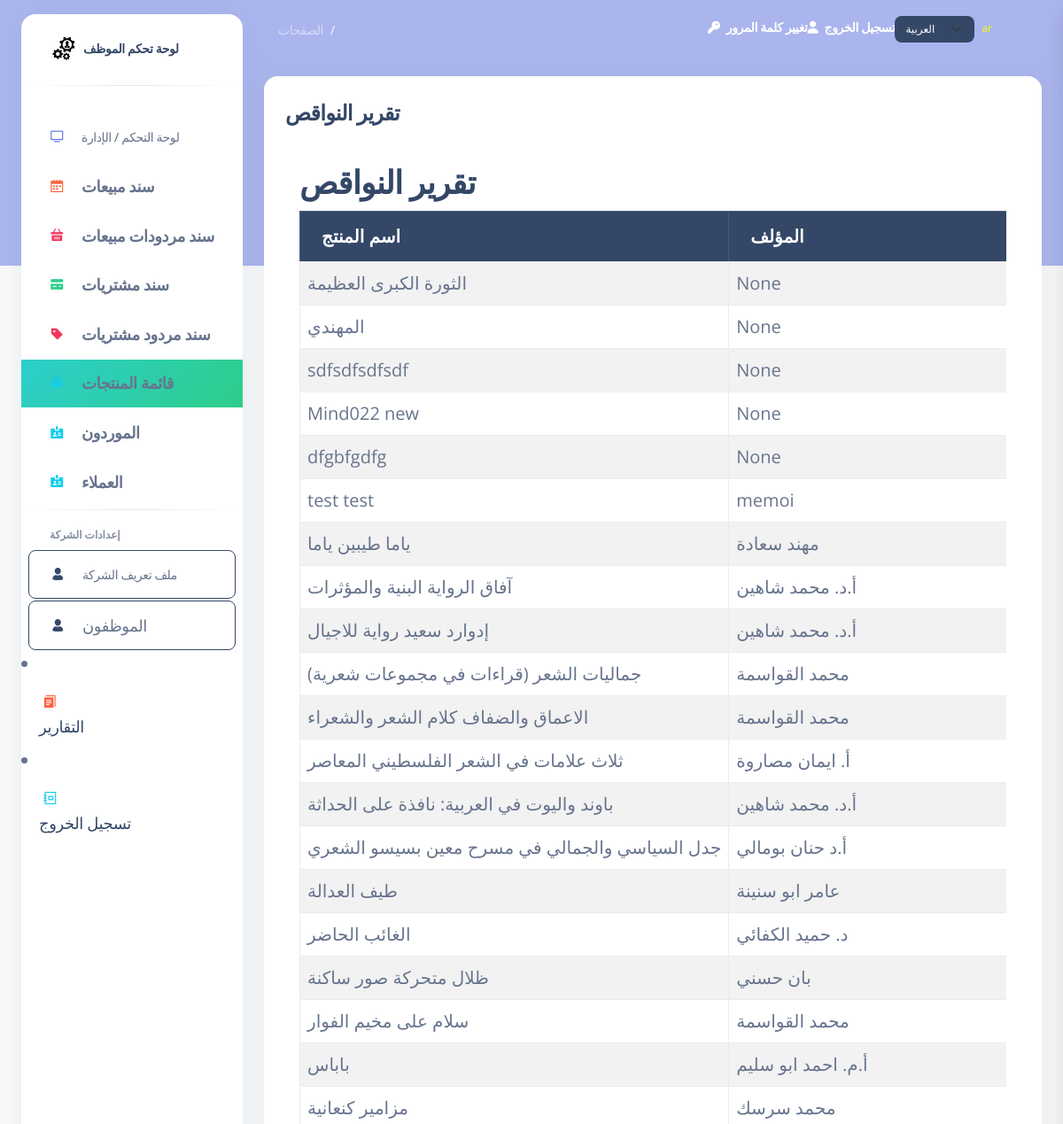
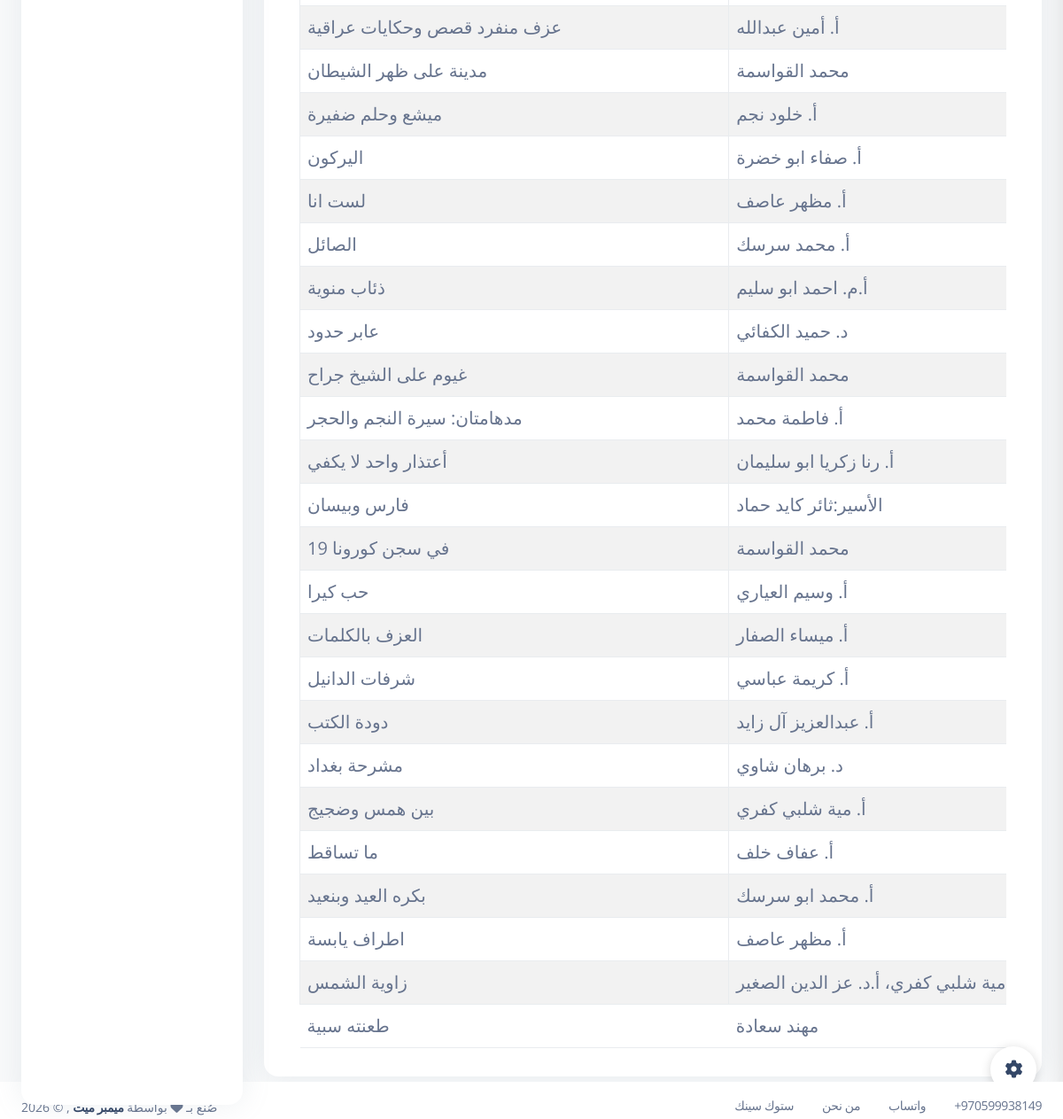
The app's page /empty_products_report/, older data (2 pictures, top to bottom).
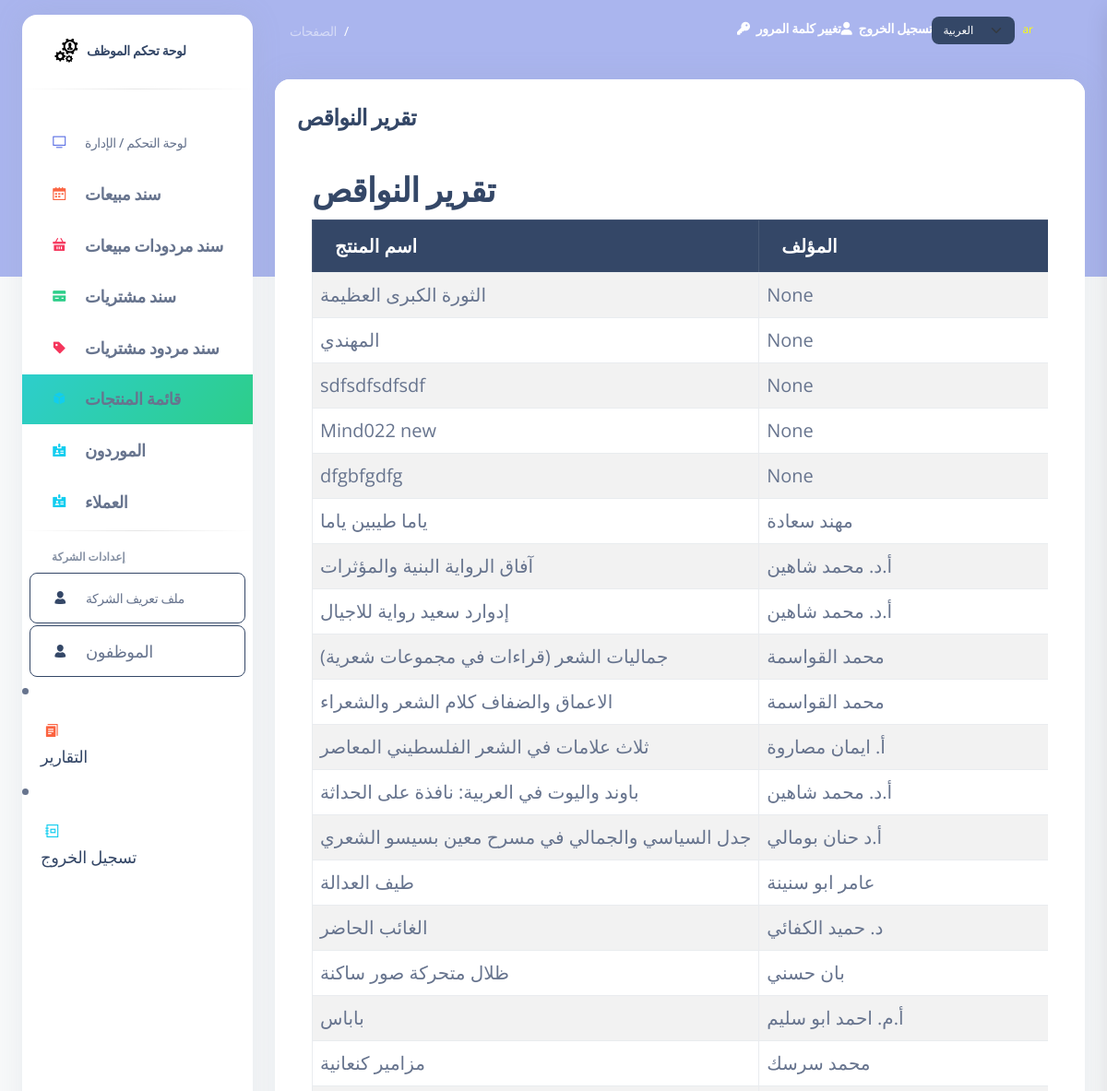
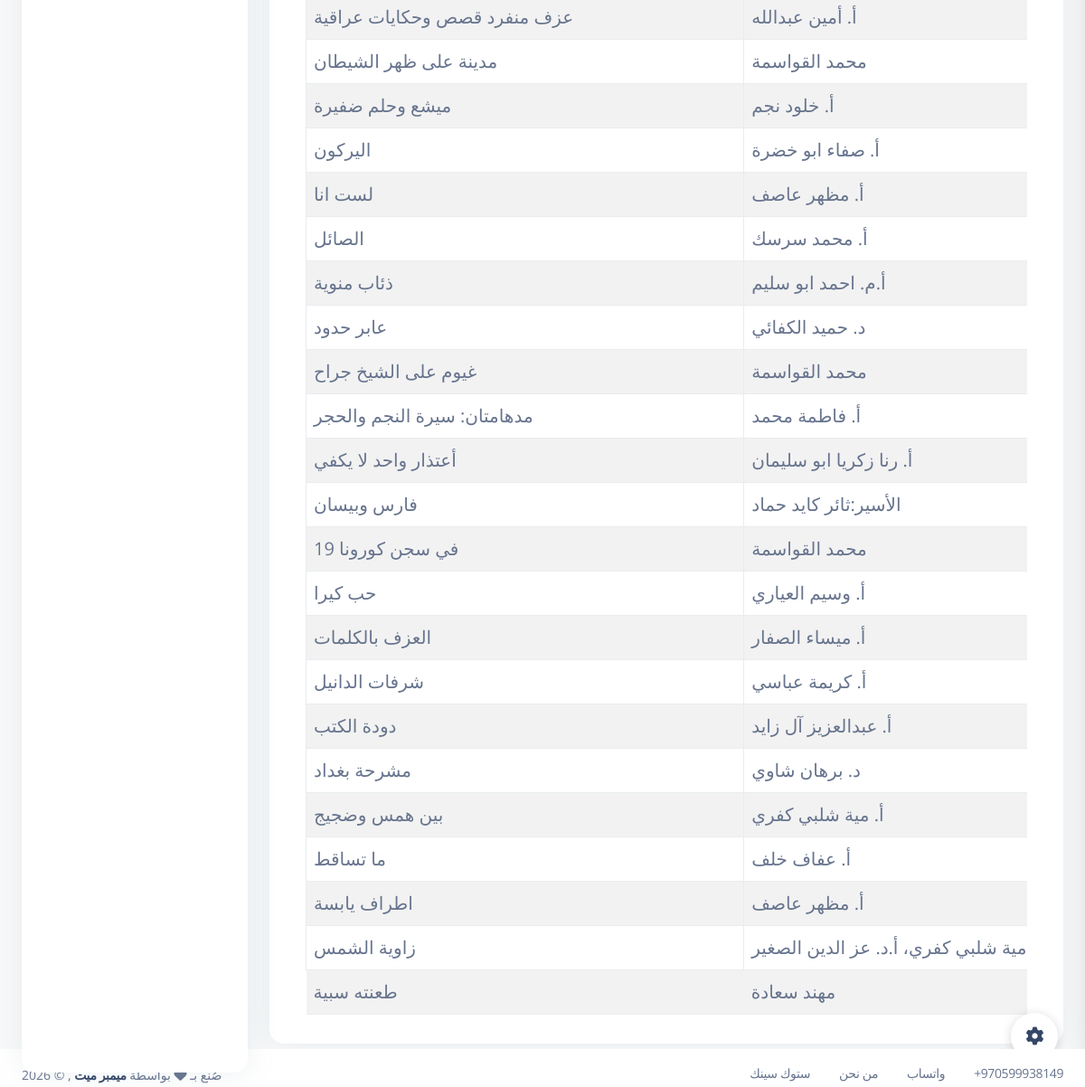
The same page, newer data (2 pictures, top to bottom).
### my_app/models.py (models this page shows, shortened)
class Product(models.Model):
    product_name = models.CharField(max_length=255)
    quantity = models.IntegerField(default=0)
    purchasing_price = models.DecimalField(max_digits=6, decimal_places=2)
    sale_price = models.DecimalField(max_digits=6, decimal_places=2, null=True, blank=True)
    category = models.CharField(max_length=100, blank=True, null=True)
    expiry_date = models.DateField(blank=True, null=True)
    isbn = models.CharField(max_length=32, unique=True , null=True, blank=True)
    production_date = models.DateField(blank=True, null=True)
    author = models.CharField(max_length=255, blank=True, null=True)
    supplier = models.CharField(max_length=255, blank=True, null=True)#publisher
    employee = models.ForeignKey(Employee, related_name="products", on_delete=models.CASCADE, null=True, blank=True)
    created_at = models.DateTimeField(auto_now_add=True)
    updated_at = models.DateTimeField(auto_now=True)
    objects = ProductManager()

### my_app/views.py (the view)
# urls.py: path('empty_products_report/', views.empty_products_report, name='empty_products_report'),
def empty_products_report(request):
    products = models.Product.objects.filter(quantity=0)
    context = {
        'products': products,
    }
    return render(request, 'empty_products_report.html', context)

### my_app/templates/empty_products_report.html (shortened to what this page needs)
{% extends 'layouts/base.html' %}
{% load i18n %}
{% block content %}
  <div class="card mb-4" id="printableTable">
    <div class="card-header pb-0">
      <h4 class="mb-0">{% trans "Empty Products Report" %}</h4>
    </div>
    <div class="card-body">
      <div class="container mt-4">
        <h2>{% trans "Empty Products Report" %}</h2>
        <div class="table-responsive p-0">
            <table class="table table-striped table-bordered">
              <thead class="table-dark">
                <tr>
                    <th>{% trans "Product Name" %}</th>
                    <th>{% trans "Author" %}</th>
            </tr>
        </thead>
        <tbody>
            {% for product in products %}
            <tr>
                <td>{{ product.product_name }}</td>
                <td>{{ product.author }}</td>
            </tr>
            {% endfor %}
        </tbody>
    </table>
    </div>
      </div>
{% endblock %}

Row changes from the older to the newer data that the page shows:
no longer on this page (row edited): Product: product_name "test test", author "memoi"
no longer on this page (row edited): Product: product_name "سلام على مخيم الفوار", author "محمد القواسمة"
no longer on this page (row edited): Product: product_name "بكره العيد وبنعيد", author "أ. محمد ابو سرسك"
